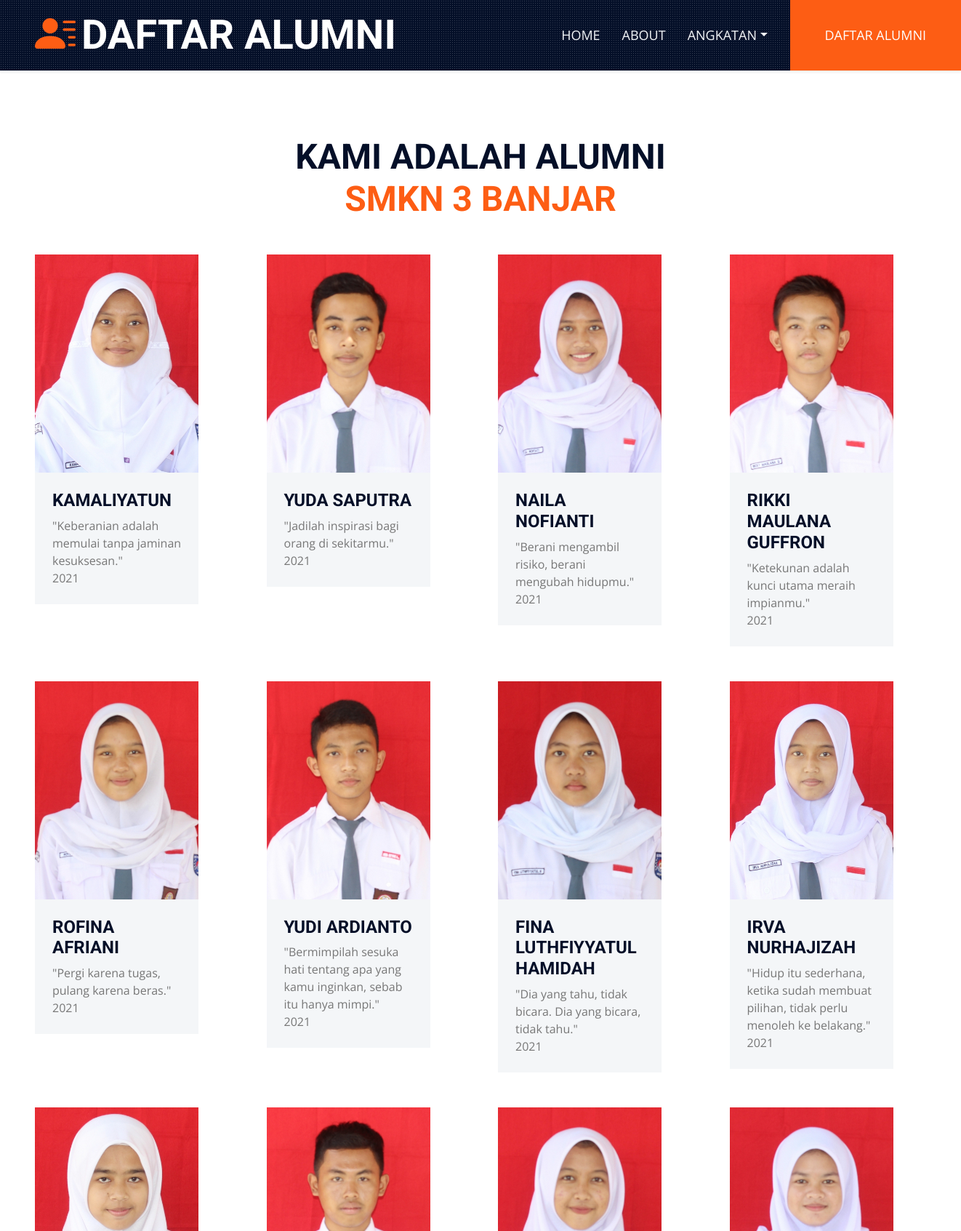
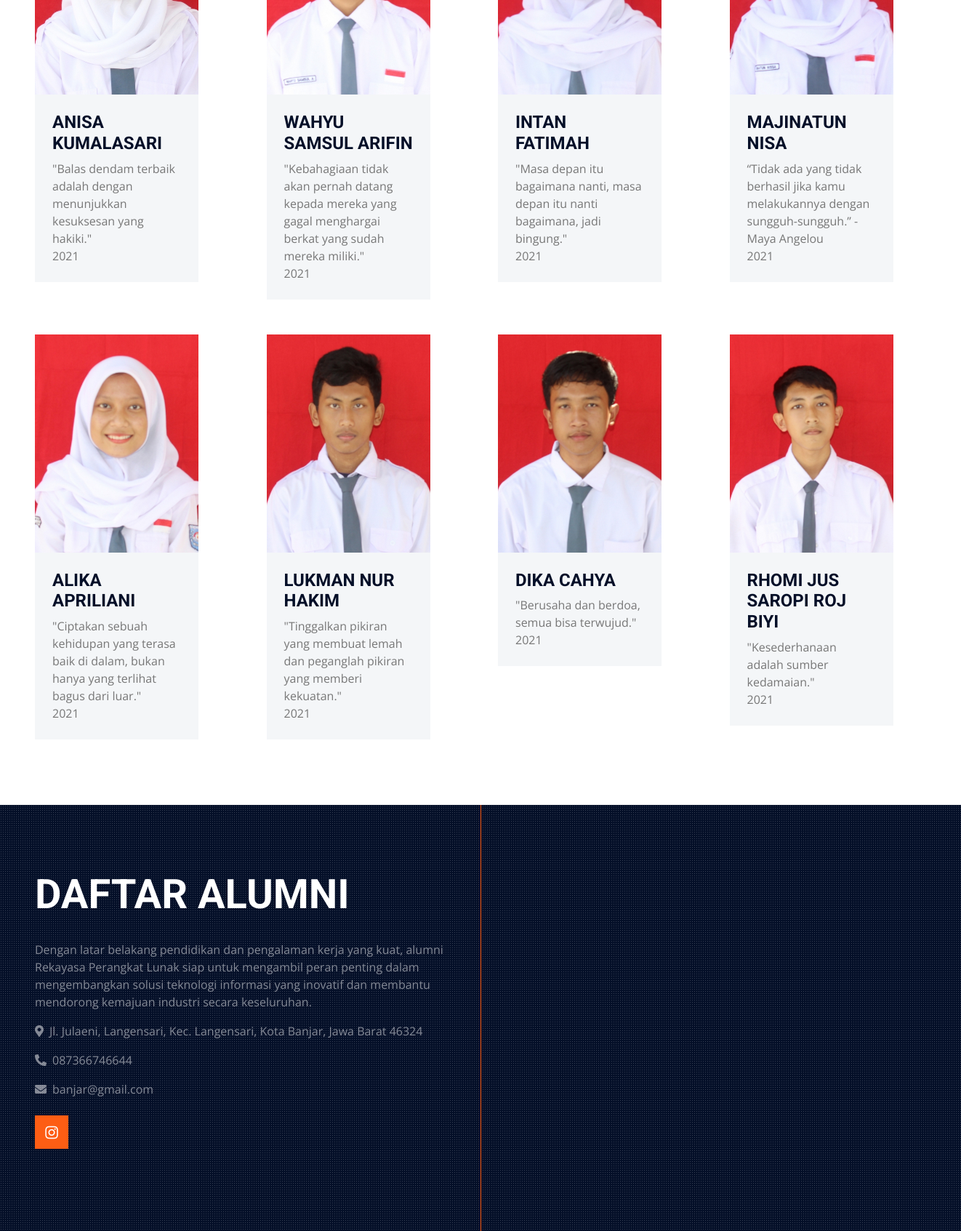
Screenshot of /frontend/angkatan.php?angkatan=2021 with the database file from the repository (2 pictures, top to bottom).
### tables this page shows
CREATE TABLE `alumni` (
  `nisn` varchar(12) NOT NULL,
  `nama_lengkap` varchar(255) NOT NULL,
  `email` varchar(255) NOT NULL,
  `alamat` text NOT NULL,
  `pekerjaan` varchar(255) NOT NULL,
  `nama_perusahaan` varchar(255) NOT NULL,
  `motto` varchar(255) NOT NULL,
  `foto` varchar(255) NOT NULL,
  `password` varchar(255) NOT NULL,
  `angkatan` year(4) NOT NULL,
  `prodi` varchar(255) NOT NULL,
  `nama_universitas` varchar(255) NOT NULL,
  `no_hp` varchar(15) NOT NULL
);

CREATE TABLE `footer` (
  `id` int(11) NOT NULL,
  `judul` varchar(255) NOT NULL,
  `alamat` varchar(255) NOT NULL,
  `deskripsi` varchar(255) NOT NULL,
  `email` varchar(255) NOT NULL,
  `no_hp` varchar(255) NOT NULL,
  `instagram` varchar(255) NOT NULL
);

### frontend/angkatan.php (the view, shortened to what this page needs)
<?php
include 'app/header.php';
include 'app/navbar.php';
$angkatan = $_GET['angkatan'];
require 'koneksi.php';
$result = mysqli_query($koneksi, "SELECT * FROM alumni WHERE angkatan = '$angkatan'");
?>
        <div class="container-fluid py-6 px-5">
        <div class="text-center mx-auto mb-5" style="max-width: 600px;">
        <h1 class="display-5 text-uppercase mb-4">KAMI ADALAH ALUMNI <span class="text-primary">SMKN 3 BANJAR</span></h1>
        </div>
        <div class="row g-5">
            <?php
                     while ($row = mysqli_fetch_assoc($result)) {
                        ?>
            <div class="col-xl-3 col-lg-4 col-md-6">
                <div class="row g-0">
                    <div class="col-10" style="min-height: 300px;">
                        <div class="position-relative h-100">
                            <a href='detail-alumni.php?hai=<?= $row['nisn']?>'>
                                <img class="position-absolute w-100 h-100" src="../backend/pages/img/<?= $row['foto']; ?>" style="object-fit: cover;">
                            </a>
                        </div>
                    </div>
                    <div class="col-10">
                        <div class="bg-light p-4">
                            <a href='detail-alumni.php?hai=<?=$row['nisn'];?>'>
                                <h4 class="text-uppercase"><?= $row['nama_lengkap']; ?></h4>
                            </a>
                            <span><?= $row['motto']; ?></span>
                            <br>
                            <span><?= $row['angkatan']; ?></span>
                        </div>
                    </div>
                </div>
            </div>
            <?php } ?>
        </div>
    </div>
    <?php include 'app/footer.php'; ?>

### frontend/app/header.php (shortened to what this page needs)
<!DOCTYPE html>
<html lang="en">
<head>
    <link href="https://cdnjs.cloudflare.com/ajax/libs/font-awesome/5.15.0/css/all.min.css" rel="stylesheet">
    <link href="https://cdn.jsdelivr.net/npm/bootstrap-icons@1.4.1/font/bootstrap-icons.css" rel="stylesheet">
    <link href="lib/owlcarousel/assets/owl.carousel.min.css" rel="stylesheet">
    <link href="lib/tempusdominus/css/tempusdominus-bootstrap-4.min.css" rel="stylesheet" />
    <link href="lib/lightbox/css/lightbox.min.css" rel="stylesheet">
    <link href="css/bootstrap.min.css" rel="stylesheet">
    <link href="css/style.css" rel="stylesheet">
</head>
<body>

### frontend/app/navbar.php (shortened to what this page needs)
<div class="container-fluid sticky-top bg-dark bg-light-radial shadow-sm px-5 pe-lg-0">
    <nav class="navbar navbar-expand-lg bg-dark bg-light-radial navbar-dark py-3 py-lg-0">
        <a href="index.html" class="navbar-brand">
            <h1 class="m-0 display-4 text-uppercase text-white"><i class="bi bi-person-lines-fill text-primary me-2"></i>Daftar Alumni</h1>
        </a>
        <div class="collapse navbar-collapse" id="navbarCollapse">
            <div class="navbar-nav ms-auto py-0">
                <a href="index.php" class="nav-item nav-link">Home</a>
                <a href="about-detail.php" class="nav-item nav-link">About</a>
                <div class="nav-item dropdown">
                    <a href="#" class="nav-link dropdown-toggle" data-bs-toggle="dropdown">Angkatan</a>
                </div>
                <a href="daftar-alumni-detail.php" class="nav-item nav-link bg-primary text-white px-5 ms-3 d-none d-lg-block">Daftar Alumni</a>
            </div>
        </div>
    </nav>
</div>

### frontend/app/footer.php (shortened to what this page needs)
<?php
require 'koneksi.php';
$result = mysqli_query($koneksi, "SELECT * FROM footer");
$data = mysqli_fetch_assoc($result);
?>
<div class="footer container-fluid position-relative bg-dark bg-light-radial text-white-50 py-6 px-5">
    <div class="row ">
        <div class="col-lg-6 pe-lg-5 md-6">
            <a href="index.html" class="navbar-brand">
                <h1 class="m-0 display-4 text-uppercase text-white"><?= $data['judul']; ?></h1>
            </a>
            <p><?= $data['deskripsi']; ?></p>
            <p><i class="fa fa-map-marker-alt me-2"></i><?= $data['alamat']; ?></p>
            <p><i class="fa fa-phone-alt me-2"></i><?= $data['no_hp']; ?></p>
            <p><i class="fa fa-envelope me-2"></i><?= $data['email']; ?></p>
            <div class="d-flex justify-content-start mt-4">
                <a class="btn btn-lg btn-primary btn-lg-square rounded-0" href="<?= $data['instagram']; ?>"><i
                        class="fab fa-instagram"></i></a>
            </div>
        </div>
        <div class="col-lg-6 pe-lg-5 md-6">
            <iframe
                src="https://www.google.com/maps/embed?pb=!1m18!1m12!1m3!1d3957.020773861573!2d108.63257477438782!3d-7.351563292657272!2m3!1f0!2f0!3f0!3m2!1i1024!2i768!4f13.1!3m3!1m2!1s0x2e6f7d197699ecd7%3A0x420255777005d790!2sSMK%20Negeri%203%20Banjar!5e0!3m2!1sid!2sid!4v1684382123221!5m2!1sid!2sid"
                width="700" height="400" style="border:0;" allowfullscreen="" loading="lazy"
></iframe>
        </div>
    </div>
</div>

### frontend/css/style.css (style rules this page uses)
:root { --primary: #FD5D14; --secondary: #FDBE33; --light: #F4F6F8; --dark: #040F28; }
.py-6 { padding-top: 90px; padding-bottom: 90px; }
.btn { position: relative; font-weight: 600; text-transform: uppercase; transition: .5s; }
.btn::after { position: absolute; content: ""; width: 0; height: 5px; bottom: -1px; left: 50%; background: var(--primary); transition: .5s; }
.btn.btn-primary::after { background: var(--dark); }
.btn-primary { color: #FFFFFF; }
.btn-lg-square { width: 46px; height: 46px; }
.btn-square, .btn-sm-square, .btn-lg-square { padding-left: 0; padding-right: 0; text-align: center; }
.bg-light-radial { background-image: -webkit-repeating-radial-gradient(center center, rgba(256, 256, 256, 0.2), rgba(256, 256, 256, 0.2) 1px, transparent 1px, transparent 100%); background-image: -moz-repeating-radial-gradient(center center, rgba(256, 256, 256, 0.2), rgba(256, 256, 256, 0.2) 1px, transparent 1px, transparent 100%); background-image: -ms-repeating-radial-gradient(center center, rgba(256, 256, 256, 0.2), rgba(256, 256, 256, 0.2) 1px, transparent 1px, transparent 100%); background-image: -o-repeating-radial-gradient(center center, rgba(256, 256, 256, 0.2), rgba(256, 256, 256, 0.2) 1px, transparent 1px, transparent 100%); background-image: repeating-radial-gradient(center center, rgba(256, 256, 256, 0.2), rgba(256, 256, 256, 0.2) 1px, transparent 1px, transparent 100%); background-size: 3px 3px; }
.navbar-dark .navbar-nav .nav-link { position: relative; padding: 35px 15px; font-size: 18px; text-transform: uppercase; color: var(--light); outline: none; transition: .5s; }
@media (min-width: 992px) { .footer::after { position: absolute; content: ""; width: 1px; height: 100%; top: 0; left: 50%; background: var(--primary) } }

### rows the page displays
alumni: foto (picture), nama_lengkap "KAMALIYATUN", motto "\"Keberanian adalah memulai tanpa jaminan kesuksesan.\"", angkatan "2021"
alumni: foto (picture), nama_lengkap "YUDA SAPUTRA", motto "\"Jadilah inspirasi bagi orang di sekitarmu.\"", angkatan "2021"
alumni: foto (picture), nama_lengkap "NAILA NOFIANTI", motto "\"Berani mengambil risiko, berani mengubah hidupmu.\"", angkatan "2021"
alumni: foto (picture), nama_lengkap "RIKKI MAULANA GUFFRON", motto "\"Ketekunan adalah kunci utama meraih impianmu.\"", angkatan "2021"
alumni: foto (picture), nama_lengkap "ROFINA AFRIANI", motto "\"Pergi karena tugas, pulang karena beras.\"", angkatan "2021"
alumni: foto (picture), nama_lengkap "YUDI ARDIANTO", motto "\"Bermimpilah sesuka hati tentang apa yang kamu inginkan, sebab itu hanya mimpi.\"", angkatan "2021"
alumni: foto (picture), nama_lengkap "FINA LUTHFIYYATUL HAMIDAH", motto "\"Dia yang tahu, tidak bicara. Dia yang bicara, tidak tahu.\"", angkatan "2021"
alumni: foto (picture), nama_lengkap "IRVA NURHAJIZAH", motto "\"Hidup itu sederhana, ketika sudah membuat pilihan, tidak perlu menoleh ke belakang.\"", angkatan "2021"
alumni: foto (picture), nama_lengkap "ANISA KUMALASARI", motto "\"Balas dendam terbaik adalah dengan menunjukkan kesuksesan yang hakiki.\"", angkatan "2021"
alumni: foto (picture), nama_lengkap "WAHYU SAMSUL ARIFIN", motto "\"Kebahagiaan tidak akan pernah datang kepada mereka yang gagal menghargai berkat yang sudah mereka miliki.\"", angkatan "2021"
alumni: foto (picture), nama_lengkap "INTAN FATIMAH", motto "\"Masa depan itu bagaimana nanti, masa depan itu nanti bagaimana, jadi bingung.\"", angkatan "2021"
alumni: foto (picture), nama_lengkap "MAJINATUN NISA", motto "“Tidak ada yang tidak berhasil jika kamu melakukannya dengan sungguh-sungguh.” - Maya Angelou", angkatan "2021"
alumni: foto (picture), nama_lengkap "ALIKA APRILIANI", motto "\"Ciptakan sebuah kehidupan yang terasa baik di dalam, bukan hanya yang terlihat bagus dari luar.\"", angkatan "2021"
alumni: foto (picture), nama_lengkap "LUKMAN NUR HAKIM", motto "\"Tinggalkan pikiran yang membuat lemah dan peganglah pikiran yang memberi kekuatan.\"", angkatan "2021"
alumni: foto (picture), nama_lengkap "DIKA CAHYA", motto "\"Berusaha dan berdoa, semua bisa terwujud.\"", angkatan "2021"
alumni: foto (picture), nama_lengkap "RHOMI JUS SAROPI ROJ BIYI", motto "\"Kesederhanaan adalah sumber kedamaian.\"", angkatan "2021"
footer: judul "DAFTAR ALUMNI", deskripsi "Dengan latar belakang pendidikan dan pengalaman kerja yang kuat, alumni Rekayasa Perangkat Lunak siap untuk mengambil peran penting dalam mengembangkan solusi teknologi informasi yang inovatif dan membantu mendorong kemajuan industri secara keseluruhan.", alamat "Jl. Julaeni, Langensari, Kec. Langensari, Kota Banjar, Jawa Barat 46324", no_hp "087366746644", email "banjar@gmail.com"
